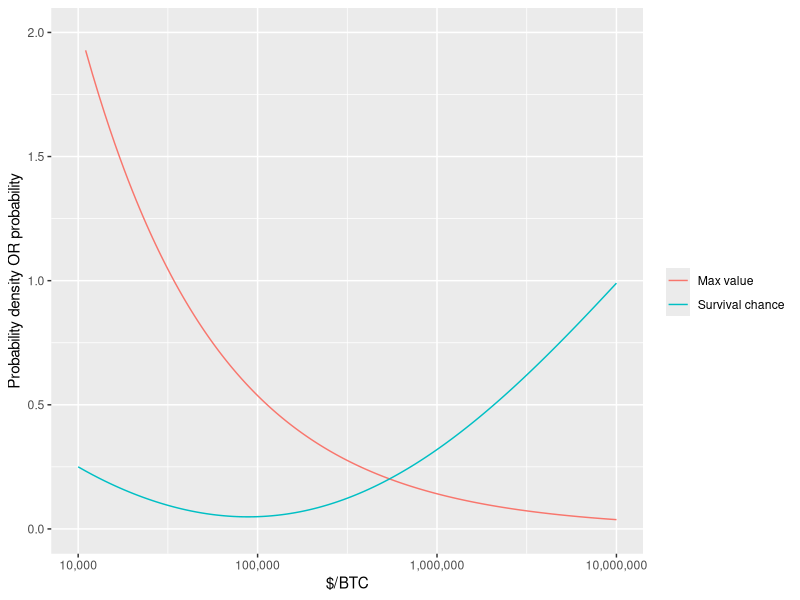

Generate this figure with R:
# Illustrate the beta distribution behaviors.

library(rmutil)
library(ggplot2)
library(scales)

scaling = (10000000 - 10000)

xx = seq(10000, 10000000, by=1000)
x = (log10(xx) - log10(10000))/(log10(10000000) - log10(10000))
# Re-normalize with the CDF (pexp)
maxpoint = dexp(2 * x, 2) / pexp(2, 2)
survive = (1 - x) * (x - 0.5)^2 + 0.99 * x^4 * 4^(1-x)

maxDF = data.frame(xx, y=maxpoint)
surDF = data.frame(xx, y=survive)

maxDF$id = "Max value"
surDF$id = "Survival chance"

data = rbind(maxDF, surDF)

plot = ggplot(data, aes(x=xx, y=y, color=id)) +
    xlab("$/BTC") +
    ylab("Probability density OR probability") +
    ylim(0, 2) +
    scale_x_log10(labels=comma) +
    geom_line()
plot$labels$colour = ""

ggsave("plt_beta_distributions.png", plot)
